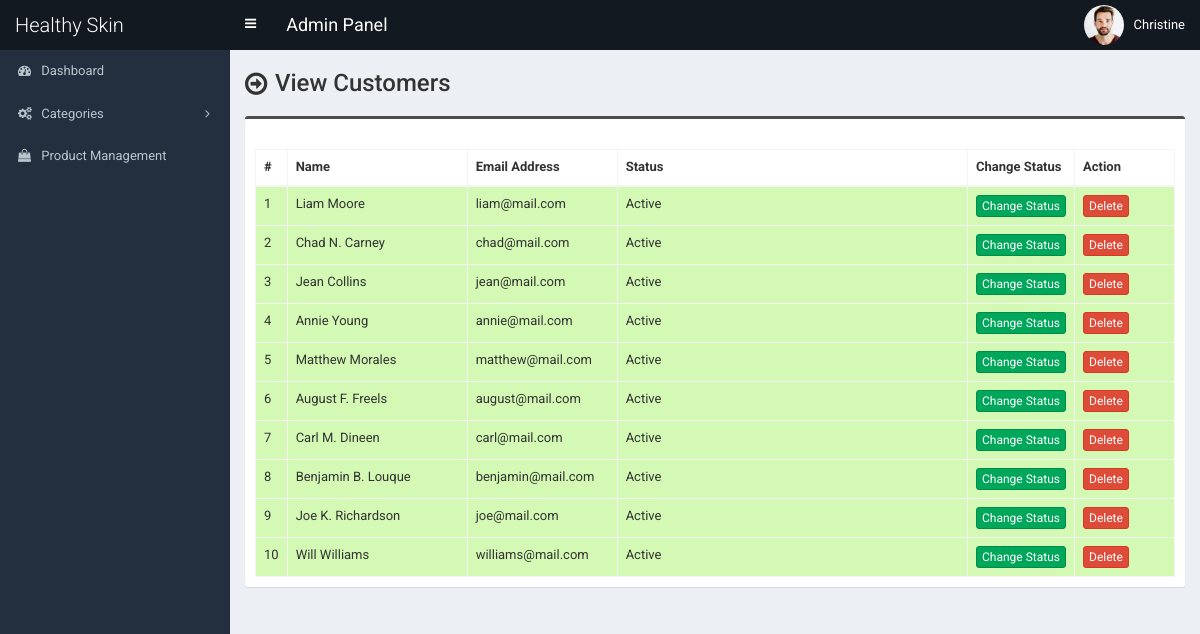
Before: /admin/customer.php (signed in) with the older database file.
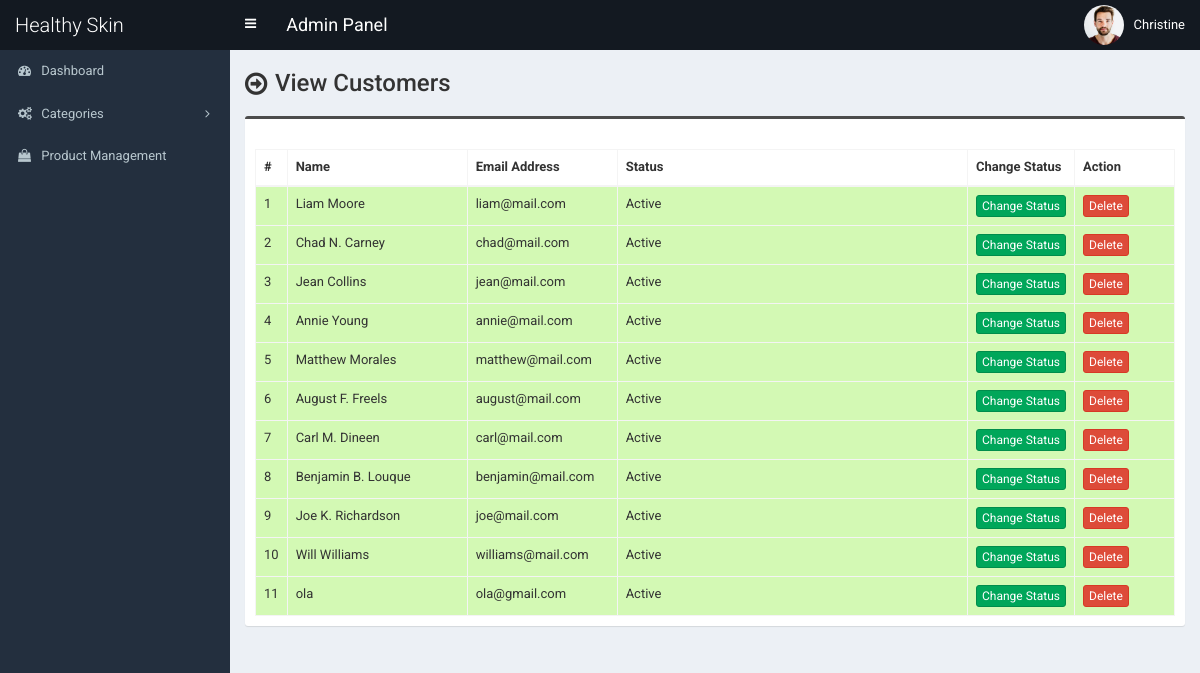
After: the same page with the newer database file.
### tables this page shows
CREATE TABLE `tbl_customer` (
  `cust_id` int(11) NOT NULL,
  `cust_name` varchar(100) NOT NULL,
  `cust_cname` varchar(100) NOT NULL,
  `cust_email` varchar(100) NOT NULL,
  `cust_phone` varchar(50) NOT NULL,
  `cust_country` int(11) NOT NULL,
  `cust_address` text NOT NULL,
  `cust_city` varchar(100) NOT NULL,
  `cust_state` varchar(100) NOT NULL,
  `cust_zip` varchar(30) NOT NULL,
  `cust_b_name` varchar(100) NOT NULL,
  `cust_b_cname` varchar(100) NOT NULL,
  `cust_b_phone` varchar(50) NOT NULL,
  `cust_b_country` int(11) NOT NULL,
  `cust_b_address` text NOT NULL,
  `cust_b_city` varchar(100) NOT NULL,
  `cust_b_state` varchar(100) NOT NULL,
  `cust_b_zip` varchar(30) NOT NULL,
  `cust_s_name` varchar(100) NOT NULL,
  `cust_s_cname` varchar(100) NOT NULL,
  `cust_s_phone` varchar(50) NOT NULL,
  `cust_s_country` int(11) NOT NULL,
  `cust_s_address` text NOT NULL,
  `cust_s_city` varchar(100) NOT NULL,
  `cust_s_state` varchar(100) NOT NULL,
  `cust_s_zip` varchar(30) NOT NULL,
  `cust_password` varchar(100) NOT NULL,
  `cust_token` varchar(255) NOT NULL,
  `cust_datetime` varchar(100) NOT NULL,
  `cust_timestamp` varchar(100) NOT NULL,
  `cust_status` int(1) NOT NULL
);

### admin/customer.php (the view, shortened to what this page needs)
<?php require_once('header.php'); ?>
<section class="content-header">
	<div class="content-header-left">
		<h1>View Customers</h1>
	</div>
</section>
<section class="content">
	<div class="row">
		<div class="col-md-12">
			<div class="box box-info">
				<div class="box-body table-responsive">
					<table id="example1" class="table table-bordered table-hover table-striped">
						<thead>
							<tr>
								<th width="10">#</th>
								<th width="180">Name</th>
								<th width="150">Email Address</th>
								<th>Status</th>
								<th width="100">Change Status</th>
								<th width="100">Action</th>
							</tr>
						</thead>
						<tbody>
							<?php
							$i=0;
							$statement = $pdo->prepare("SELECT *
														FROM tbl_customer t1
														JOIN tbl_country t2
														ON t1.cust_country = t2.country_id
													");
							$statement->execute();
							$result = $statement->fetchAll(PDO::FETCH_ASSOC);
							foreach ($result as $row) {
								$i++;
								?>
								<tr class="<?php if($row['cust_status']==1) {echo 'bg-g';}else {echo 'bg-r';} ?>">
									<td><?php echo $i; ?></td>
									<td><?php echo $row['cust_name']; ?></td>
									<td><?php echo $row['cust_email']; ?></td>
									<td><?php if($row['cust_status']==1) {echo 'Active';} else {echo 'Inactive';} ?></td>
									<td>
										<a href="customer-change-status.php?id=<?php echo $row['cust_id']; ?>" class="btn btn-success btn-xs">Change Status</a>
									</td>
									<td>
										<a href="#" class="btn btn-danger btn-xs" data-href="customer-delete.php?id=<?php echo $row['cust_id']; ?>" data-toggle="modal" data-target="#confirm-delete">Delete</a>
									</td>
								</tr>
								<?php
							}
							?>
						</tbody>
					</table>
				</div>
			</div>
		</div>
	</div>
</section>
<?php require_once('footer.php'); ?>

Changed rows visible on the page:
added tbl_customer: cust_name "ola", cust_email "ola@gmail.com", cust_status "Active"
